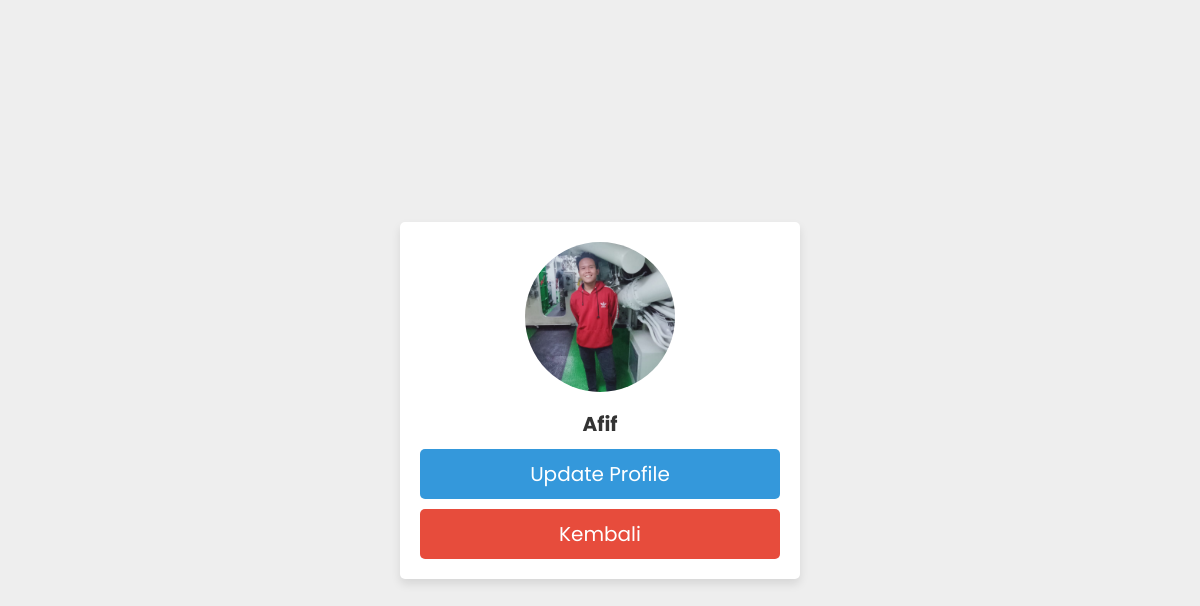
The page /visitor/profile.php (signed in) on the database its author committed.
### tables this page shows
CREATE TABLE `tb_user` (
  `id` int(11) NOT NULL,
  `username` varchar(20) NOT NULL,
  `email` varchar(20) NOT NULL,
  `password` varchar(20) NOT NULL,
  `otoritas` enum('MEMBER','ADMIN') NOT NULL,
  `nama_lengkap` varchar(50) NOT NULL,
  `alamat` text NOT NULL,
  `telepon` varchar(50) NOT NULL,
  `image` varchar(100) NOT NULL
);

### visitor/profile.php (the view, shortened to what this page needs)
<?php
require_once "../config/connection.php";
$userId = $_SESSION['id'];
$select = mysqli_query($connect, "SELECT * FROM tb_user WHERE id='$userId'");
?>
<!DOCTYPE html>
<html lang="en">
<head>
   <link rel="stylesheet" href="../styles/style2.css">
</head>
<body>
<div class="container">
   <div class="profile">
      <?php
         if (mysqli_num_rows($select) > 0) {
            $fetch = mysqli_fetch_assoc($select);
            $imageSrc = $fetch['image'] ? '../uploaded_img/'.$fetch['image'] : '../uploaded_img/default-avatar.png';
      ?>
      <img src="<?php echo $imageSrc; ?>" alt="User Image">
      <h3><?php echo $fetch['nama_lengkap']; ?></h3>
      <a href="edit-profile.php" class="btn">Update Profile</a>
      <a href="index.php" class="delete-btn">Kembali</a>
      <?php
         } else {
            echo "<p>Profil tidak ditemukan</p>";
         }
      ?>
   </div>
</div>
</body>
</html>

### styles/style2.css (style rules this page uses)
:root { --blue:#3498db; --dark-blue:#2980b9; --red:#e74c3c; --merah: darkred; --oranye: #FF8C00; --dark-red:#c0392b; --black:#333; --white:#fff; --light-bg:#eee; --box-shadow:0 5px 10px rgba(0,0,0,.1); }
* { font-family: 'Poppins', sans-serif; margin:0; padding:0; box-sizing: border-box; outline: none; border: none; text-decoration: none; }
.btn, .delete-btn { width: 100%; border-radius: 5px; padding:10px 30px; color:var(--white); display: block; text-align: center; cursor: pointer; font-size: 20px; margin-top: 10px; }
.btn { background-color: var(--blue); }
.delete-btn { background-color: var(--red); }
.container { min-height: 100vh; background-color: var(--light-bg); display: flex; align-items: center; justify-content: center; padding:20px; }
.container .profile { padding:20px; background-color: var(--white); box-shadow: var(--box-shadow); text-align: center; width: 400px; border-radius: 5px; }
.container .profile img { height: 150px; width: 150px; border-radius: 50%; object-fit: cover; margin-bottom: 5px; }
.container .profile h3 { margin:5px 0; font-size: 20px; color:var(--black); }

### rows shown on the page
tb_user: image (picture), nama_lengkap "Afif"
